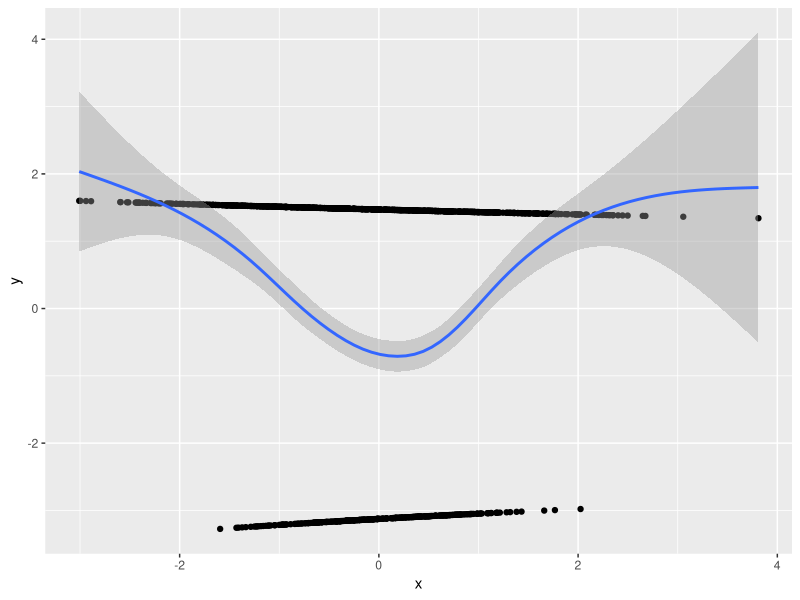
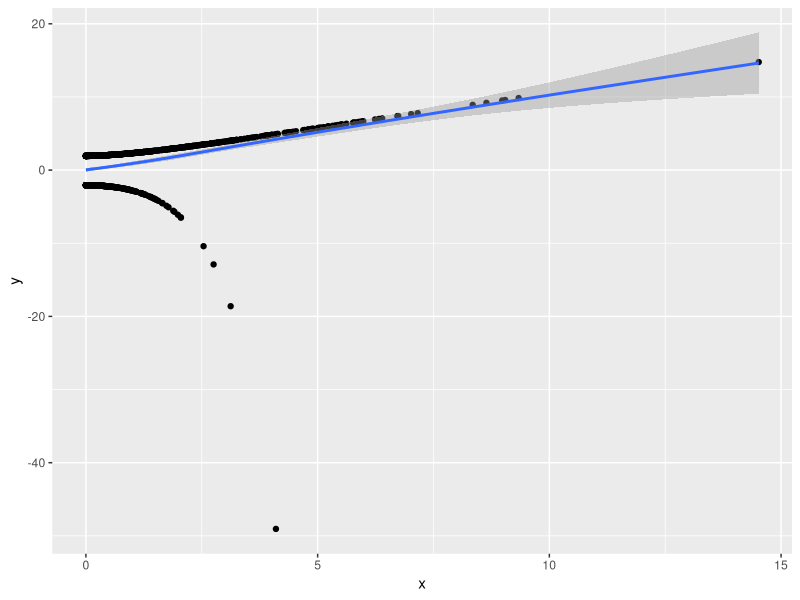
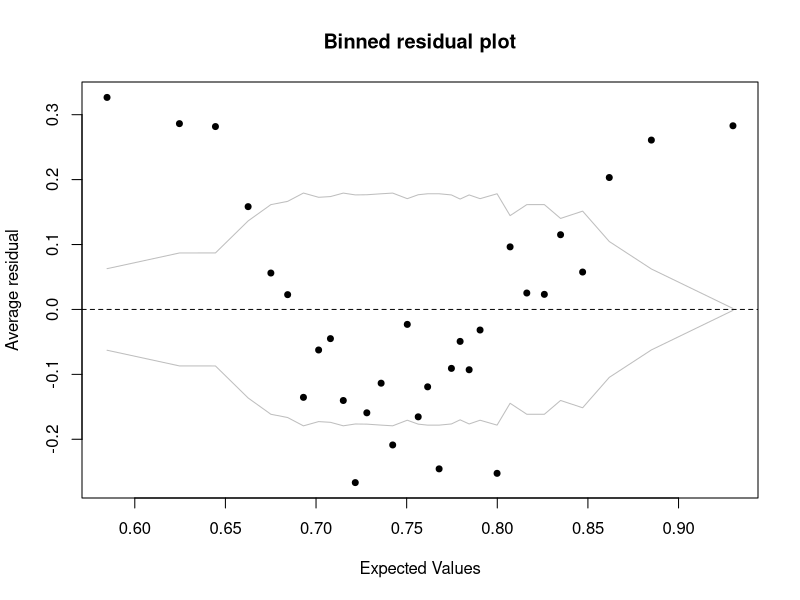
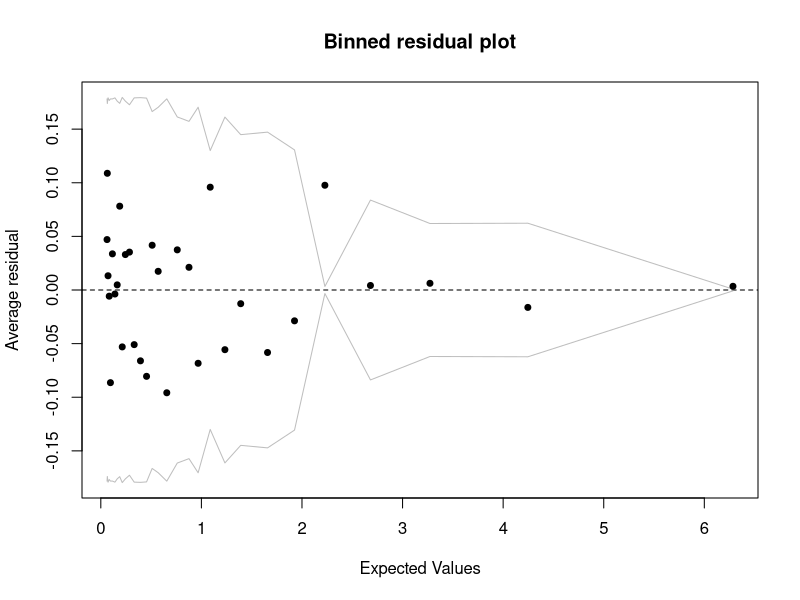

These charts were generated, in order, by the following R code:
## ---- chunk 1
#| label: init
#| cache: false
#| include: false
library('tidyverse')
set.seed(1)
## ---- chunk 2
# Number of individuals:
n <- 1000 

# Number of parameters:
p <- 1

# matrix with predictors :
X1 <- matrix(rnorm(n * p), ncol = p)

# construct matrix, where first predictor is squarred, 
# so that a quadratic relation can be construted easily:
X2 <- X1
X2[, 1] <- X2[, 1] ^ 2

# beta consists just of ones:
beta <- rep(1, p)

# simulate outcome:
y_logit <- X2 %*% beta
p <- plogis(y_logit)
outcome <- rbinom(n * p, 1, p)
## ---- chunk 3
# fit a model with all predictors on linear scale:
fm_all_linear <- glm(outcome ~ X1, family = binomial())

# fit a model with first predictor quadratic:
fm_first_quadratic <- glm(outcome ~ X2, family = binomial())
## ---- chunk 4
# Function `prplot` slightly modified from package `faraway`:
prplot2 <- function (g, i) 
{
    xl <- attributes(g$terms)$term.labels[i]
    yl <- paste("beta*", xl, "+res", sep = "")
    x <- model.matrix(g)[, i + 1]
    y <- g$coeff[i + 1] * x + g$res
    tibble(x = x, y = y) |> 
      ggplot(aes(x, y)) + geom_point() + geom_smooth()
}
## ---- chunk 5
# If you fit the inadequate model with also a linear relation for the first 
# predictor, you see a characteristic pattern in the residuals:
prplot2(fm_all_linear, 1)

# If you fit the "true" model there is no such pattern:
prplot2(fm_first_quadratic, 1)
## ---- chunk 6
library(arm)
binnedplot(predict(fm_all_linear), residuals(fm_all_linear, type = "response"))
binnedplot(predict(fm_first_quadratic), residuals(fm_first_quadratic, type = "response"))
